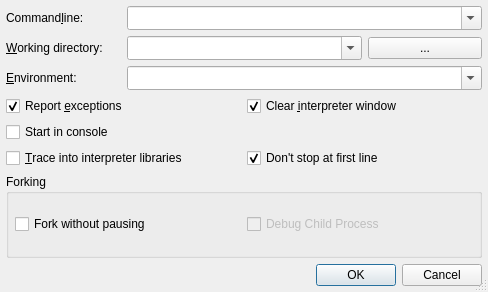
<?xml version="1.0" encoding="UTF-8"?>
<ui version="4.0">
 <class>StartDebugDialog</class>
 <widget class="QDialog" name="StartDebugDialog">
  <property name="geometry">
   <rect>
    <x>0</x>
    <y>0</y>
    <width>488</width>
    <height>292</height>
   </rect>
  </property>
  <property name="windowTitle">
   <string>Start debugging</string>
  </property>
  <property name="sizeGripEnabled">
   <bool>true</bool>
  </property>
  <layout class="QGridLayout" name="gridLayout">
   <item row="0" column="0">
    <widget class="QLabel" name="TextLabel1">
     <property name="text">
      <string>Command&amp;line:</string>
     </property>
     <property name="buddy">
      <cstring>cmdlineCombo</cstring>
     </property>
    </widget>
   </item>
   <item row="0" column="1" colspan="3">
    <widget class="QComboBox" name="cmdlineCombo">
     <property name="sizePolicy">
      <sizepolicy hsizetype="Expanding" vsizetype="Fixed">
       <horstretch>0</horstretch>
       <verstretch>0</verstretch>
      </sizepolicy>
     </property>
     <property name="toolTip">
      <string>Enter the commandline parameters</string>
     </property>
     <property name="whatsThis">
      <string>&lt;b&gt;Commandline&lt;/b&gt;
&lt;p&gt;Enter the commandline parameters in this field.&lt;/p&gt;</string>
     </property>
     <property name="editable">
      <bool>true</bool>
     </property>
     <property name="insertPolicy">
      <enum>QComboBox::InsertAtTop</enum>
     </property>
     <property name="sizeAdjustPolicy">
      <enum>QComboBox::AdjustToMinimumContentsLengthWithIcon</enum>
     </property>
     <property name="autoCompletion">
      <bool>true</bool>
     </property>
     <property name="duplicatesEnabled">
      <bool>false</bool>
     </property>
    </widget>
   </item>
   <item row="1" column="0">
    <widget class="QLabel" name="TextLabel2">
     <property name="text">
      <string>&amp;Working directory:</string>
     </property>
     <property name="buddy">
      <cstring>workdirCombo</cstring>
     </property>
    </widget>
   </item>
   <item row="1" column="1" colspan="2">
    <widget class="QComboBox" name="workdirCombo">
     <property name="sizePolicy">
      <sizepolicy hsizetype="Expanding" vsizetype="Fixed">
       <horstretch>0</horstretch>
       <verstretch>0</verstretch>
      </sizepolicy>
     </property>
     <property name="toolTip">
      <string>Enter the working directory</string>
     </property>
     <property name="whatsThis">
      <string>&lt;b&gt;Working directory&lt;/b&gt;
&lt;p&gt;Enter the working directory of the application to be debugged. Leave it empty to set the working directory to the executable directory.&lt;/p&gt;</string>
     </property>
     <property name="editable">
      <bool>true</bool>
     </property>
     <property name="insertPolicy">
      <enum>QComboBox::InsertAtTop</enum>
     </property>
     <property name="sizeAdjustPolicy">
      <enum>QComboBox::AdjustToMinimumContentsLengthWithIcon</enum>
     </property>
     <property name="autoCompletion">
      <bool>true</bool>
     </property>
     <property name="duplicatesEnabled">
      <bool>false</bool>
     </property>
    </widget>
   </item>
   <item row="1" column="3">
    <widget class="QPushButton" name="dirButton">
     <property name="toolTip">
      <string>Select directory using a directory selection dialog</string>
     </property>
     <property name="whatsThis">
      <string>&lt;b&gt;Select directory&lt;/b&gt;
&lt;p&gt;Select the working directory via a directory selection dialog.&lt;/p&gt;</string>
     </property>
     <property name="text">
      <string>...</string>
     </property>
    </widget>
   </item>
   <item row="2" column="0">
    <widget class="QLabel" name="textLabel1">
     <property name="text">
      <string>&amp;Environment:</string>
     </property>
     <property name="buddy">
      <cstring>environmentCombo</cstring>
     </property>
    </widget>
   </item>
   <item row="2" column="1" colspan="3">
    <widget class="QComboBox" name="environmentCombo">
     <property name="sizePolicy">
      <sizepolicy hsizetype="Expanding" vsizetype="Fixed">
       <horstretch>0</horstretch>
       <verstretch>0</verstretch>
      </sizepolicy>
     </property>
     <property name="toolTip">
      <string>Enter the environment variables to be set.</string>
     </property>
     <property name="whatsThis">
      <string>&lt;b&gt;Environment&lt;/b&gt;
&lt;p&gt;Enter the environment variables to be set for the program. The individual settings must be separated by whitespace and be given in the form 'var=value'. In order to add to an environment variable, enter it in the form 'var+=value'.&lt;/p&gt;
&lt;p&gt;Example: var1=1 var2=&quot;hello world&quot; var3+=&quot;:/tmp&quot;&lt;/p&gt;</string>
     </property>
     <property name="editable">
      <bool>true</bool>
     </property>
     <property name="insertPolicy">
      <enum>QComboBox::InsertAtTop</enum>
     </property>
     <property name="sizeAdjustPolicy">
      <enum>QComboBox::AdjustToMinimumContentsLengthWithIcon</enum>
     </property>
     <property name="autoCompletion">
      <bool>true</bool>
     </property>
     <property name="duplicatesEnabled">
      <bool>false</bool>
     </property>
    </widget>
   </item>
   <item row="3" column="0" colspan="2">
    <widget class="QCheckBox" name="exceptionCheckBox">
     <property name="toolTip">
      <string>Uncheck to disable exception reporting</string>
     </property>
     <property name="whatsThis">
      <string>&lt;b&gt;Report exceptions&lt;/b&gt;
&lt;p&gt;Uncheck this in order to disable exception reporting.&lt;/p&gt;</string>
     </property>
     <property name="text">
      <string>Report &amp;exceptions</string>
     </property>
     <property name="shortcut">
      <string>Alt+E</string>
     </property>
     <property name="checked">
      <bool>true</bool>
     </property>
    </widget>
   </item>
   <item row="3" column="2" colspan="2">
    <widget class="QCheckBox" name="clearShellCheckBox">
     <property name="toolTip">
      <string>Select to clear the display of the interpreter window</string>
     </property>
     <property name="whatsThis">
      <string>&lt;b&gt;Clear interpreter window&lt;/b&gt;&lt;p&gt;This clears the display of the interpreter window before starting the debug client.&lt;/p&gt;</string>
     </property>
     <property name="text">
      <string>Clear &amp;interpreter window</string>
     </property>
     <property name="checked">
      <bool>true</bool>
     </property>
    </widget>
   </item>
   <item row="4" column="0" colspan="2">
    <widget class="QCheckBox" name="consoleCheckBox">
     <property name="toolTip">
      <string>Select to start the debugger in a console window</string>
     </property>
     <property name="whatsThis">
      <string>&lt;b&gt;Start in console&lt;/b&gt;
&lt;p&gt;Select to start the debugger in a console window. The console command has to be configured on the Debugger-&amp;gt;General page&lt;/p&gt;</string>
     </property>
     <property name="text">
      <string>Start in console</string>
     </property>
    </widget>
   </item>
   <item row="5" column="0" colspan="2">
    <widget class="QCheckBox" name="tracePythonCheckBox">
     <property name="toolTip">
      <string>Select to trace into the Python library</string>
     </property>
     <property name="text">
      <string>&amp;Trace into interpreter libraries</string>
     </property>
     <property name="shortcut">
      <string>Alt+T</string>
     </property>
    </widget>
   </item>
   <item row="5" column="2" colspan="2">
    <widget class="QCheckBox" name="autoContinueCheckBox">
     <property name="toolTip">
      <string>Select to not stop the debugger at the first executable line.</string>
     </property>
     <property name="whatsThis">
      <string>&lt;b&gt;Don't stop at first line&lt;/b&gt;&lt;p&gt;This prevents the debugger from stopping at the first executable line.&lt;/p&gt;</string>
     </property>
     <property name="text">
      <string>Don't stop at first line</string>
     </property>
     <property name="checked">
      <bool>true</bool>
     </property>
    </widget>
   </item>
   <item row="6" column="0" colspan="4">
    <widget class="QGroupBox" name="groupBox">
     <property name="title">
      <string>Forking</string>
     </property>
     <layout class="QHBoxLayout" name="horizontalLayout">
      <item>
       <widget class="QCheckBox" name="forkModeCheckBox">
        <property name="toolTip">
         <string>Select to go through the fork without asking</string>
        </property>
        <property name="whatsThis">
         <string>&lt;b&gt;Fork without pausing&lt;/b&gt;
&lt;p&gt;Select to go through the fork without asking making the forking decision based on the Parent/Child selection.&lt;/p&gt;</string>
        </property>
        <property name="text">
         <string>Fork without pausing</string>
        </property>
       </widget>
      </item>
      <item>
       <widget class="QCheckBox" name="forkChildCheckBox">
        <property name="enabled">
         <bool>false</bool>
        </property>
        <property name="toolTip">
         <string>Select to debug the child process after forking</string>
        </property>
        <property name="whatsThis">
         <string>&lt;b&gt;Debug Child Process&lt;/b&gt;
&lt;p&gt;Select to debug the child process after forking. If it is not selected, the parent process will be debugged. This has no effect, if forking without pausing is not selected.&lt;/p&gt;</string>
        </property>
        <property name="text">
         <string>Debug Child Process</string>
        </property>
       </widget>
      </item>
     </layout>
    </widget>
   </item>
   <item row="7" column="0" colspan="4">
    <widget class="QDialogButtonBox" name="buttonBox">
     <property name="orientation">
      <enum>Qt::Horizontal</enum>
     </property>
     <property name="standardButtons">
      <set>QDialogButtonBox::Cancel|QDialogButtonBox::Ok</set>
     </property>
    </widget>
   </item>
  </layout>
 </widget>
 <layoutdefault spacing="6" margin="6"/>
 <pixmapfunction>qPixmapFromMimeSource</pixmapfunction>
 <tabstops>
  <tabstop>cmdlineCombo</tabstop>
  <tabstop>workdirCombo</tabstop>
  <tabstop>dirButton</tabstop>
  <tabstop>environmentCombo</tabstop>
  <tabstop>exceptionCheckBox</tabstop>
  <tabstop>clearShellCheckBox</tabstop>
  <tabstop>consoleCheckBox</tabstop>
  <tabstop>tracePythonCheckBox</tabstop>
  <tabstop>autoContinueCheckBox</tabstop>
  <tabstop>forkModeCheckBox</tabstop>
  <tabstop>forkChildCheckBox</tabstop>
  <tabstop>buttonBox</tabstop>
 </tabstops>
 <resources/>
 <connections>
  <connection>
   <sender>buttonBox</sender>
   <signal>accepted()</signal>
   <receiver>StartDebugDialog</receiver>
   <slot>accept()</slot>
   <hints>
    <hint type="sourcelabel">
     <x>59</x>
     <y>282</y>
    </hint>
    <hint type="destinationlabel">
     <x>43</x>
     <y>179</y>
    </hint>
   </hints>
  </connection>
  <connection>
   <sender>buttonBox</sender>
   <signal>rejected()</signal>
   <receiver>StartDebugDialog</receiver>
   <slot>reject()</slot>
   <hints>
    <hint type="sourcelabel">
     <x>127</x>
     <y>282</y>
    </hint>
    <hint type="destinationlabel">
     <x>118</x>
     <y>180</y>
    </hint>
   </hints>
  </connection>
  <connection>
   <sender>forkModeCheckBox</sender>
   <signal>toggled(bool)</signal>
   <receiver>forkChildCheckBox</receiver>
   <slot>setEnabled(bool)</slot>
   <hints>
    <hint type="sourcelabel">
     <x>164</x>
     <y>229</y>
    </hint>
    <hint type="destinationlabel">
     <x>276</x>
     <y>228</y>
    </hint>
   </hints>
  </connection>
 </connections>
</ui>
